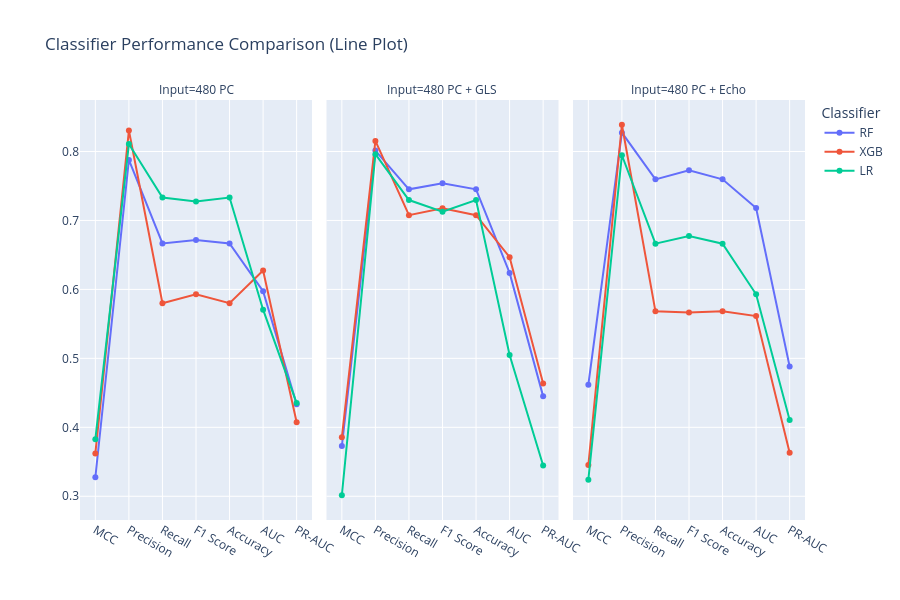

The notebook cell saved with this chart:
### Code cell
df_combined = pd.concat([df_rf, df_xgb, df_lr], ignore_index=True)
df_melted = df_combined.melt(id_vars=["Classifier", "Input"], var_name="Metric", value_name="Value")

# Plot lines instead of bars
fig = px.line(
    df_melted,
    x="Metric",
    y="Value",
    color="Classifier",
    line_group="Classifier",
    markers=True,
    facet_col="Input",
    title="Classifier Performance Comparison (Line Plot)",
    labels={"Metric": "", "Value": ""}
)

fig.update_layout(height=600)
fig.write_image(os.path.join(plots_dir, "classifier_performance_line.svg"))

fig.show()

### Figure 1 — Plotly figure (JSON) as saved in the notebook; plotly's stock layout.template omitted (floating-point values rounded to 4 significant figures)
{"data": [{"hovertemplate": "Classifier=RF<br>Input=480 PC<br>=%{y}<extra></extra>", "legendgroup": "RF", "line": {"color": "#636efa", "dash": "solid"}, "marker": {"symbol": "circle"}, "mode": "lines+markers", "name": "RF", "orientation": "v", "showlegend": true, "x": ["MCC", "Precision", "Recall", "F1 Score", "Accuracy", "AUC", "PR-AUC"], "xaxis": "x", "y": [0.3276, 0.7877, 0.6667, 0.6718, 0.6667, 0.5973, 0.4335], "yaxis": "y", "type": "scatter"}, {"hovertemplate": "Classifier=RF<br>Input=480 PC + GLS<br>=%{y}<extra></extra>", "legendgroup": "RF", "line": {"color": "#636efa", "dash": "solid"}, "marker": {"symbol": "circle"}, "mode": "lines+markers", "name": "RF", "orientation": "v", "showlegend": false, "x": ["MCC", "Precision", "Recall", "F1 Score", "Accuracy", "AUC", "PR-AUC"], "xaxis": "x2", "y": [0.3729, 0.8014, 0.7452, 0.754, 0.7452, 0.6239, 0.4449], "yaxis": "y2", "type": "scatter"}, {"hovertemplate": "Classifier=RF<br>Input=480 PC + Echo<br>=%{y}<extra></extra>", "legendgroup": "RF", "line": {"color": "#636efa", "dash": "solid"}, "marker": {"symbol": "circle"}, "mode": "lines+markers", "name": "RF", "orientation": "v", "showlegend": false, "x": ["MCC", "Precision", "Recall", "F1 Score", "Accuracy", "AUC", "PR-AUC"], "xaxis": "x3", "y": [0.4618, 0.8273, 0.7596, 0.7727, 0.7596, 0.718, 0.4882], "yaxis": "y3", "type": "scatter"}, {"hovertemplate": "Classifier=XGB<br>Input=480 PC<br>=%{y}<extra></extra>", "legendgroup": "XGB", "line": {"color": "#EF553B", "dash": "solid"}, "marker": {"symbol": "circle"}, "mode": "lines+markers", "name": "XGB", "orientation": "v", "showlegend": true, "x": ["MCC", "Precision", "Recall", "F1 Score", "Accuracy", "AUC", "PR-AUC"], "xaxis": "x", "y": [0.3622, 0.8304, 0.58, 0.5931, 0.58, 0.6273, 0.4073], "yaxis": "y", "type": "scatter"}, {"hovertemplate": "Classifier=XGB<br>Input=480 PC + GLS<br>=%{y}<extra></extra>", "legendgroup": "XGB", "line": {"color": "#EF553B", "dash": "solid"}, "marker": {"symbol": "circle"}, "mode": "lines+markers", "name": "XGB", "orientation": "v", "showlegend": false, "x": ["MCC", "Precision", "Recall", "F1 Score", "Accuracy", "AUC", "PR-AUC"], "xaxis": "x2", "y": [0.3856, 0.8153, 0.7077, 0.7178, 0.7077, 0.6468, 0.4637], "yaxis": "y2", "type": "scatter"}, {"hovertemplate": "Classifier=XGB<br>Input=480 PC + Echo<br>=%{y}<extra></extra>", "legendgroup": "XGB", "line": {"color": "#EF553B", "dash": "solid"}, "marker": {"symbol": "circle"}, "mode": "lines+markers", "name": "XGB", "orientation": "v", "showlegend": false, "x": ["MCC", "Precision", "Recall", "F1 Score", "Accuracy", "AUC", "PR-AUC"], "xaxis": "x3", "y": [0.3453, 0.8388, 0.5682, 0.5667, 0.5682, 0.5614, 0.3631], "yaxis": "y3", "type": "scatter"}, {"hovertemplate": "Classifier=LR<br>Input=480 PC<br>=%{y}<extra></extra>", "legendgroup": "LR", "line": {"color": "#00cc96", "dash": "solid"}, "marker": {"symbol": "circle"}, "mode": "lines+markers", "name": "LR", "orientation": "v", "showlegend": true, "x": ["MCC", "Precision", "Recall", "F1 Score", "Accuracy", "AUC", "PR-AUC"], "xaxis": "x", "y": [0.3828, 0.8108, 0.7333, 0.7274, 0.7333, 0.5706, 0.4351], "yaxis": "y", "type": "scatter"}, {"hovertemplate": "Classifier=LR<br>Input=480 PC + GLS<br>=%{y}<extra></extra>", "legendgroup": "LR", "line": {"color": "#00cc96", "dash": "solid"}, "marker": {"symbol": "circle"}, "mode": "lines+markers", "name": "LR", "orientation": "v", "showlegend": false, "x": ["MCC", "Precision", "Recall", "F1 Score", "Accuracy", "AUC", "PR-AUC"], "xaxis": "x2", "y": [0.3015, 0.7961, 0.7296, 0.7126, 0.7296, 0.505, 0.3446], "yaxis": "y2", "type": "scatter"}, {"hovertemplate": "Classifier=LR<br>Input=480 PC + Echo<br>=%{y}<extra></extra>", "legendgroup": "LR", "line": {"color": "#00cc96", "dash": "solid"}, "marker": {"symbol": "circle"}, "mode": "lines+markers", "name": "LR", "orientation": "v", "showlegend": false, "x": ["MCC", "Precision", "Recall", "F1 Score", "Accuracy", "AUC", "PR-AUC"], "xaxis": "x3", "y": [0.3241, 0.7946, 0.6663, 0.6773, 0.6663, 0.5929, 0.4107], "yaxis": "y3", "type": "scatter"}], "layout": {"xaxis": {"anchor": "y", "domain": [0.0, 0.32], "title": {"text": ""}}, "yaxis": {"anchor": "x", "domain": [0.0, 1.0], "title": {"text": ""}}, "xaxis2": {"anchor": "y2", "domain": [0.34, 0.66], "matches": "x", "title": {"text": ""}}, "yaxis2": {"anchor": "x2", "domain": [0.0, 1.0], "matches": "y", "showticklabels": false}, "xaxis3": {"anchor": "y3", "domain": [0.68, 1.0], "matches": "x", "title": {"text": ""}}, "yaxis3": {"anchor": "x3", "domain": [0.0, 1.0], "matches": "y", "showticklabels": false}, "annotations": [{"font": {}, "showarrow": false, "text": "Input=480 PC", "x": 0.16, "xanchor": "center", "xref": "paper", "y": 1.0, "yanchor": "bottom", "yref": "paper"}, {"font": {}, "showarrow": false, "text": "Input=480 PC + GLS", "x": 0.5, "xanchor": "center", "xref": "paper", "y": 1.0, "yanchor": "bottom", "yref": "paper"}, {"font": {}, "showarrow": false, "text": "Input=480 PC + Echo", "x": 0.84, "xanchor": "center", "xref": "paper", "y": 1.0, "yanchor": "bottom", "yref": "paper"}], "legend": {"title": {"text": "Classifier"}, "tracegroupgap": 0}, "title": {"text": "Classifier Performance Comparison (Line Plot)"}, "height": 600}}
